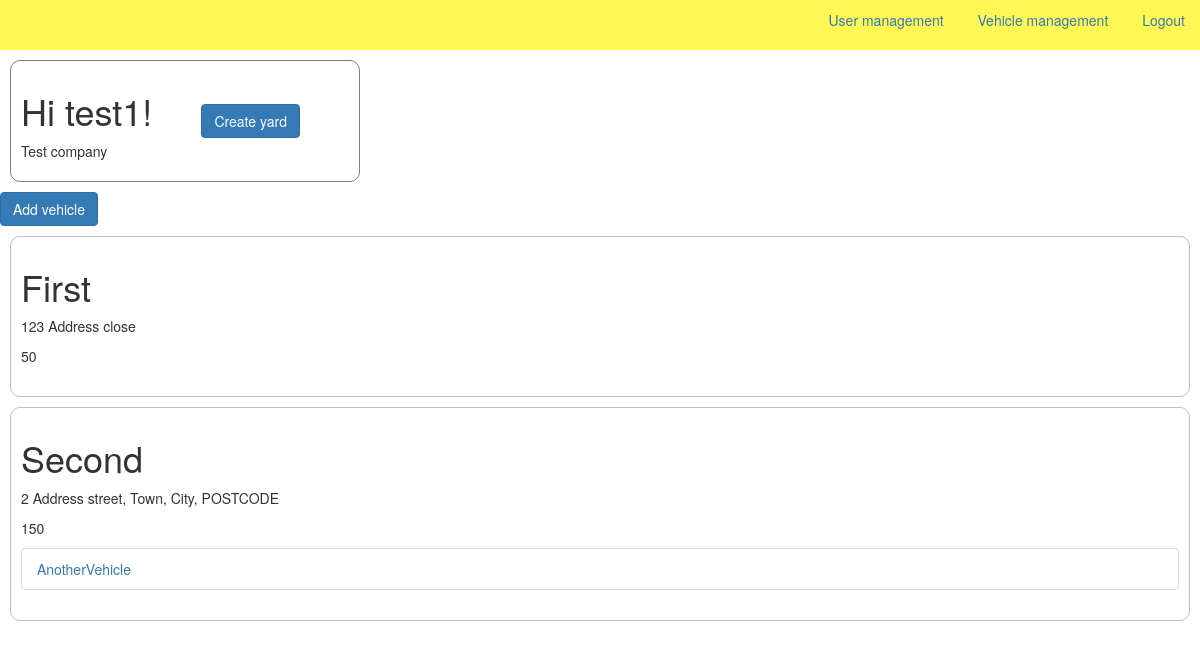
The page /dashboard (signed in) on the database its author committed.
### app.py (models this page shows)
class User(db.Model, UserMixin):
    id = db.Column(db.Integer, primary_key=True)
    username = db.Column(db.String(30), nullable=False, unique=True)
    password = db.Column(db.String(200), nullable=False)
    role = db.Column(db.Integer, nullable=False, default=1)
    company_id = db.Column(
        db.Integer, db.ForeignKey('company.id'), nullable=True)

class Company(db.Model):
    id = db.Column(db.Integer, primary_key=True)
    name = db.Column(db.String(50), nullable=False, unique=True)
    users = db.relationship('User', backref='company', lazy=True)
    yards = db.relationship('Yard', backref='company', lazy=True)

class Yard(db.Model):
    id = db.Column(db.Integer, primary_key=True)
    name = db.Column(db.String(30), nullable=False)
    address = db.Column(db.String(100), nullable=False)
    capacity = db.Column(db.Integer, nullable=False)
    company_id = db.Column(
        db.Integer, db.ForeignKey('company.id'), nullable=True)
    vehicles = db.relationship('Vehicle', backref='yard', lazy=False)

class Vehicle(db.Model):
    id = db.Column(db.Integer, primary_key=True)
    vin = db.Column(db.String(17), nullable=False)
    make = db.Column(db.String(30), nullable=True)
    model = db.Column(db.String(30), nullable=True)
    variant = db.Column(db.String(30), nullable=True)
    colour = db.Column(db.String(30), nullable=True)
    status = db.Column(db.Integer, nullable=False, default=0)
    yard_id = db.Column(db.Integer, db.ForeignKey('yard.id'), nullable=False)

### app.py (the view)
@app.route('/dashboard', methods=['GET', 'POST'])
@login_required
def Dashboard():
    company = {}
    yards = {}
    if current_user.company_id:
        company = Company.query.filter_by(id=current_user.company_id).first()
        yards = Yard.query.filter_by(company_id=current_user.company_id).all()
        session.pop('_flashes', None)
    return render_template('dashboard.html', company=company, yards=yards)

### app.py (called while the page is built)
@login_manager.user_loader
def load_user(user_id):
    return User.query.get(int(user_id))

### templates/dashboard.html (shortened to what this page needs)
<!DOCTYPE html>
<html lang="en">
<head>
    <link rel="stylesheet" href="../static/styles.css">
    {% extends "bootstrap/base.html" %}
    {% block navbar %}
    <nav class="nav-cont">
        <ul class="nav-options">
            {% if current_user.role == 0 %}
            <li class="nav-option">
                <a class="" href="{{ url_for('AdminUsers') }}">User management</a>
            </li>
            <li class="nav-option">
                <a class="" href="{{ url_for('AdminVehicles') }}">Vehicle management</a>
            </li>
            {% endif %}
            <li class="nav-option">
                <a class="" href="{{ url_for('LogOut') }}">Logout</a>
            </li>
        </ul>
    </nav>
    {% endblock %}
    {% block content %}
    <div class="user-card">
        <div class="user-info">
            {% if current_user.is_authenticated %}
            <h1 class="name">Hi {{ current_user.username }}!</h1>
            {% endif %}
            {% if company %}
            <p class="company">{{ company.name }}</p>
            {% endif %}
        </div>
        <div class="company-options">
            {% if company %}
            <a href="{{ url_for('CreateYard') }}"><button class="btn btn-primary">Create yard</button></a>
            {% else %}
            <a href="{{ url_for('CompanyPage') }}"><button class="btn btn-primary">Create company</button></a>
            {% endif %}
        </div>
    </div>
    <a href="{{ url_for('CreateVehicle') }}"><button class="btn btn-primary">Add vehicle</button></a>
    {% for yard in yards %}
    <div class="yard-cont">
        <div class="yard-info">
            <h1>{{ yard.name }}</h1>
            <p>{{ yard.address }}</p>
            <p>{{ yard.capacity }}</p>
        </div>
        <ol class="list-group">
            {% for vehicle in yard.vehicles %}
            <a href="{{ url_for('ViewVehicle', id=vehicle.id) }}">
                <li class="list-group-item">
                    {{ vehicle.vin }}
                </li>
            </a>
            {% endfor %}
        </ol>
    </div>
    {% endfor %}
    {% endblock %}

### static/styles.css (style rules this page uses)
.nav-cont { background: rgba(255, 247, 83, 1); display: inline-block; text-align: right; min-height: 5rem; width: 100%; }
.nav-options { list-style: none; }
.nav-option { display: inline-block; margin: 0 0.5rem; padding: 1rem; }
.user-card { border: solid 0.1rem rgba(0, 0, 0, 0.5); border-radius: 1rem; display: flex; margin: 1rem; padding: 1rem; width: 35rem; }
.company-options { display: flex; flex: 1 0 auto; align-items: center; justify-content: center; }
.yard-cont { border: solid 0.1rem rgba(0, 0, 0, 0.25); margin: 1rem; border-radius: 1rem; padding: 1rem; }

### rows shown on the page
User: username "test1"
Company: name "Test company"
Yard: name "First", address "123 Address close", capacity "50"
Yard: name "Second", address "2 Address street, Town, City, POSTCODE", capacity "150"
Vehicle: vin "AnotherVehicle"
